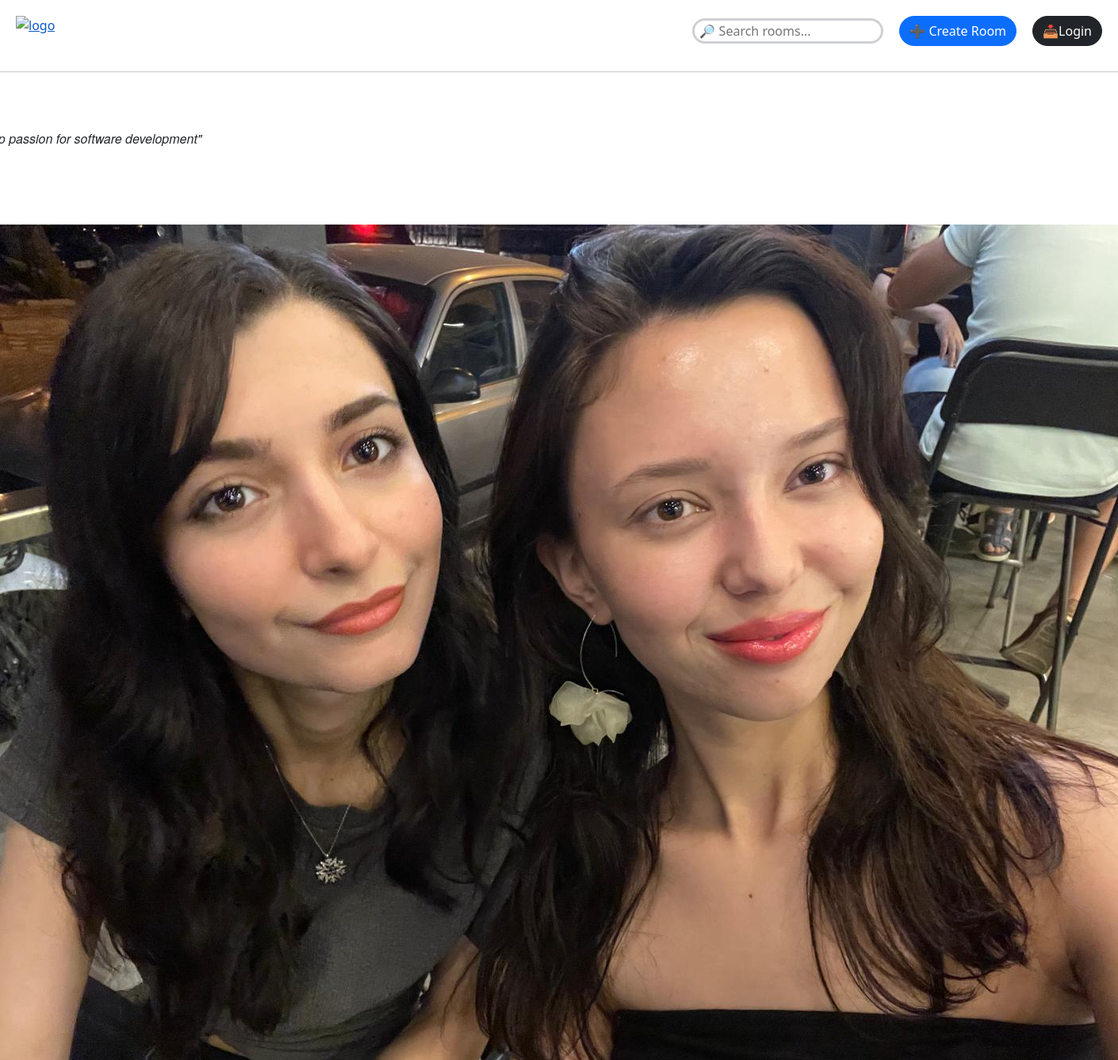
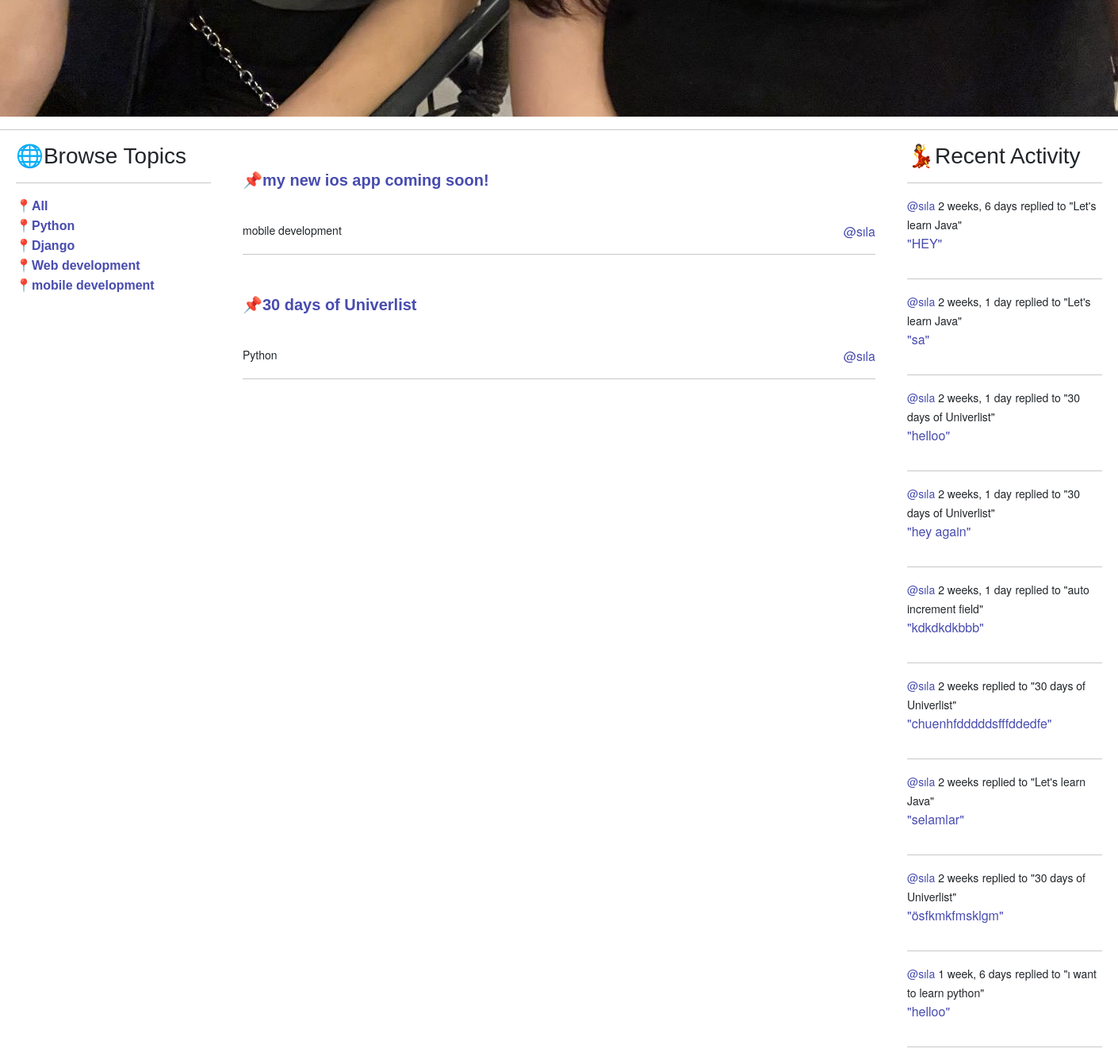
Page /profile/1/ on the committed database (2 pictures, top to bottom).
### base/models.py (models this page shows, shortened)
class Profile(models.Model):
    user = models.OneToOneField(User, on_delete=models.CASCADE)
    avatar = models.ImageField(default='default.jpg', upload_to='profile_images')
    job_title = models.CharField(max_length=100, blank=True, null=True)
    location = models.CharField(max_length=100, blank=True, null=True)
    bio = models.TextField(blank=True, null=True)

class Topic(models.Model):
    name = models.CharField(max_length=200)
    def __str__(self):
        return self.name

class Room(models.Model):
    host = models.ForeignKey(User, on_delete=models.SET_NULL, null=True)
    topic = models.ForeignKey(Topic, on_delete=models.SET_NULL, null=True)
    name = models.CharField(max_length=200)
    description = models.TextField(null=True, blank=True)
    participants = models.ManyToManyField(User, related_name='participants', blank=True)
    updated = models.DateTimeField(auto_now=True)
    created = models.DateTimeField(auto_now_add=True)
    class Meta:
        ordering = ['-updated', 'created']
    def __str__(self):
        return self.name

class Message(models.Model):
    user = models.ForeignKey(User, on_delete=models.CASCADE)
    room = models.ForeignKey(Room, on_delete=models.CASCADE)
    body = models.TextField()
    updated = models.DateTimeField(auto_now=True)
    created = models.DateTimeField(auto_now_add=True)

### base/views.py (the view)
# urls.py: path('profile/<str:pk>/', views.userProfile, name="user-profile"),
def userProfile(request, pk):
    user = User.objects.get(id=pk)
    profile = user.profile
    rooms = user.room_set.all() #kullanıcıya ait roomları sıralıyo
    room_messages = user.message_set.all()
    topics = Topic.objects.all()
    context={'user': user, 'rooms': rooms, 'room_messages': room_messages, 'topics': topics, 'profile':profile}
    return render(request, 'base/profile.html', context )

### base/templates/base/profile.html (shortened to what this page needs)
{% extends 'main.html'%}
{% block content %}
<span class="avatar">
<div class="d-flex justify-content-center">
<div style= "font-family: Mona Sans, Helvetica Neue, Helvetica, Arial, sans-serif" >
    <h1>{{user.username}}
        </h1>
    {% if user.profile.bio %}
        <p style="font-style: italic;">"{{ user.profile.bio }}"</p>
        {% endif %}
    {% if user.profile.job_title %}
        <p> 👩‍🎓 {{ user.profile.job_title }}</p>
        {% endif %}
        {% if user.profile.location %}
        <p> 🗺️ {{ user.profile.location }}</p>
        {% endif %}
       {% if user.profile.avatar %}
                <img src="{{ user.profile.avatar.url }}" alt="Profile Picture" class="profile-avatar">
       {% endif %}
</div>
</div>
<hr>
<div class="profile-container">
    <div style="padding-left: 20px;">
        {% include 'base/topics_component.html'%}
    </div>
    <div >
        {% include 'base/feed_component.html'%}
    </div>
    <div style="margin-right: 20px;">
        {% include 'base/activity_component.html'%}
    </div>
</div>
{% endblock content %}

### templates/main.html (shortened to what this page needs)
<!DOCTYPE html>
<html lang="en">
<head>
    {% load bootstrap5 %}
  {% bootstrap_css %}
</head>
<body>
    {% include 'navbar.html' %}
   {% block content %}
   {% endblock %}
</body>
</html>

### templates/navbar.html (shortened to what this page needs)
<div class="d-flex justify-content-between">
    <a href="/" ><img src="https://univenn.com/assets/Union.png" alt="logo" style="padding-left: 20px; padding-top: 20px;"/></a>
    <div class="d-flex justify-content-end" >
        <div class="d-flex justify-content-between align-items-center" style="margin-right: 20px; margin-top: 20px; gap:20px">
            <form method="GET" action="{% url 'home' %}" style="padding-left: 20px;">
                <input type="text" name="q" placeholder= " 🔎 Search rooms..." class="input"/>
            </form>
        <a href="{% url 'create-room' %}" class="btn btn-primary" style="text-align: center; border-radius: 25px;">➕ Create Room</a>
        {%if request.user.is_authenticated %}
            <a href="{% url 'logout'%}" class="btn btn-dark" style="border-radius: 25px;">📤Logout</a>
            {% else %}
            <a href="{% url 'login'%}" class="btn btn-dark" style="border-radius: 25px;">📥Login</a>
            {% endif %}
    </div>
        </div>
</div>
<hr>

### base/templates/base/topics_component.html (shortened to what this page needs)
        <h3>🌐Browse Topics</h3>
        <hr>
        <a href="{% url 'home'%}" class="custom-link">📍All</a>
        {% for topic in topics %}
        <div>
            <a href="{% url 'home'%}?q={{topic.name}}"class="custom-link">📍{{topic}}</a>
        </div>
        {% endfor %}

### base/templates/base/feed_component.html (shortened to what this page needs)
<div>
    {% for room in rooms %}
    <div class="d-flex justify-content-between align-items-center" style="height: 100px;">
        <h5> <a href="{% url 'room' room.id %}" class="custom-link">📌{{room.name}}</a></h5>
    </div>
    <div class="d-flex justify-content-between">
        <small>{{room.topic.name}}</small>
        {% if room.host != None %}
        <a href="{% url 'user-profile' room.host.id %}" class="custom-link2">@{{ room.host }}</a>
        {% else %}
        <p>Deleted User</p>
        {% endif %}
    </div>
    <hr>
    {% endfor %}
</div>

### base/templates/base/activity_component.html (shortened to what this page needs)
<h3>💃Recent Activity</h3>
<hr>
{% for message in room_messages %}
<div>
   {% if message %}
    <small><a href="{% url 'user-profile' message.user.id %}" class="custom-link2">@{{ message.user }}</a> {{message.created|timesince }}</small>
    <small>replied to "{{ message.room }}"</small>
{% endif %}
    <div class="d-flex justify-content-between">
        <p><a href="{% url 'room' message.room.id %}" class="custom-link2">"{{ message.body }}"</a></p>
    </div>
    <hr>
</div>
{% endfor %}

### templates/navbar.html (style rules this page uses)
input { border-radius: 25px; border-color: #6c757d; border: 3px solid #cfd0d3; }

### base/templates/base/profile.html (style rules this page uses)
.profile-container { display: grid; grid-template-columns: 1fr 3fr 1fr ; gap: 40px; font-family: "Mona Sans", "Helvetica Neue", Helvetica, Arial, sans-serif; }

### base/templates/base/topics_component.html (style rules this page uses)
.custom-link { text-decoration: none; color: #37628d; font-family: 'Helvetica', sans-serif; font-weight: bold; transition: color 0.3s ease; }
h3 { font-family: 'Helvetica', sans-serif; }

### base/templates/base/feed_component.html (style rules this page uses)
.custom-link { text-decoration: none; color: #484caf; font-family: "Arial", sans-serif; font-weight: bold; transition: color 0.3s ease; }

### base/templates/base/activity_component.html (style rules this page uses)
.custom-link2 { text-decoration: none; color: #484caf; transition: color 0.3s ease; }

### rows in the picture
Topic: name "Python"
Topic: name "Django"
Topic: name "Web development"
Topic: name "mobile development"
Room: name "my new ios app coming soon!", topic.name "mobile development", host "sıla"
Room: name "30 days of Univerlist", topic.name "Python", host "sıla"
Message: user "sıla", created "2 weeks, 6 days", room "Let's learn Java", body "HEY"
Message: user "sıla", created "2 weeks, 1 day", room "Let's learn Java", body "sa"
Message: user "sıla", created "2 weeks, 1 day", room "30 days of Univerlist", body "helloo"
Message: user "sıla", created "2 weeks, 1 day", room "30 days of Univerlist", body "hey again"
Message: user "sıla", created "2 weeks, 1 day", room "auto increment field", body "kdkdkdkbbb"
Message: user "sıla", created "2 weeks", room "30 days of Univerlist", body "chuenhfdddddsfffddedfe"
Message: user "sıla", created "2 weeks", room "Let's learn Java", body "selamlar"
Message: user "sıla", created "2 weeks", room "30 days of Univerlist", body "ösfkmkfmsklgm"
Message: user "sıla", created "1 week, 6 days", room "ı want to learn python", body "helloo"
